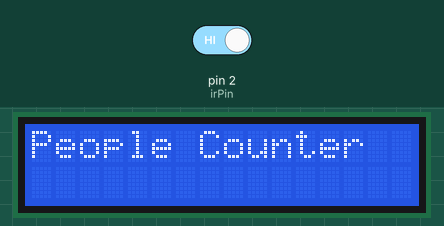
A sketch run on a simulated Arduino Uno, built with avr-gcc and run on an emulated ATmega328P. Parts: 16×2 character LCD. The test bench sets the inputs (shaded band); at power-on: pin 2 (irPin) HIGH.

Above: at 0.1 s.
3.3 s: pin 2 (irPin) driven LOW
At 4.2 s:
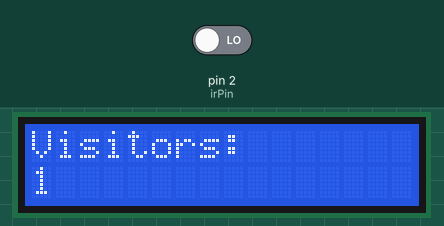
Timing chart, 0 to 6.3 s (numbered marks = the images above; inputs shaded):
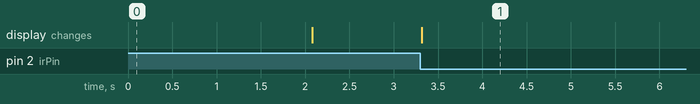

Measured:
- after the input at 3.3 s, the display: changes at once (image 1)

The sketch:

counting_people.ino
```cpp
#include <Wire.h>
#include <LiquidCrystal_I2C.h>

LiquidCrystal_I2C lcd(0x27, 16, 2);

int irPin = 2;
int count = 0;

bool personDetected = false;

void setup() {
  pinMode(irPin, INPUT);

  lcd.init();
  lcd.backlight();

  lcd.setCursor(0, 0);
  lcd.print("People Counter");
  delay(2000);
  lcd.clear();
}

void loop() {

  int sensorState = digitalRead(irPin);

  // IR gives LOW when object detected
  if (sensorState == LOW && personDetected == false) {
    count++;
    personDetected = true;

    lcd.clear();
    lcd.setCursor(0, 0);
    lcd.print("Visitors:");
    lcd.setCursor(0, 1);
    lcd.print(count);

    delay(300);   // debounce
  }

  // Reset when path is clear
  if (sensorState == HIGH) {
    personDetected = false;
  }
}
```
